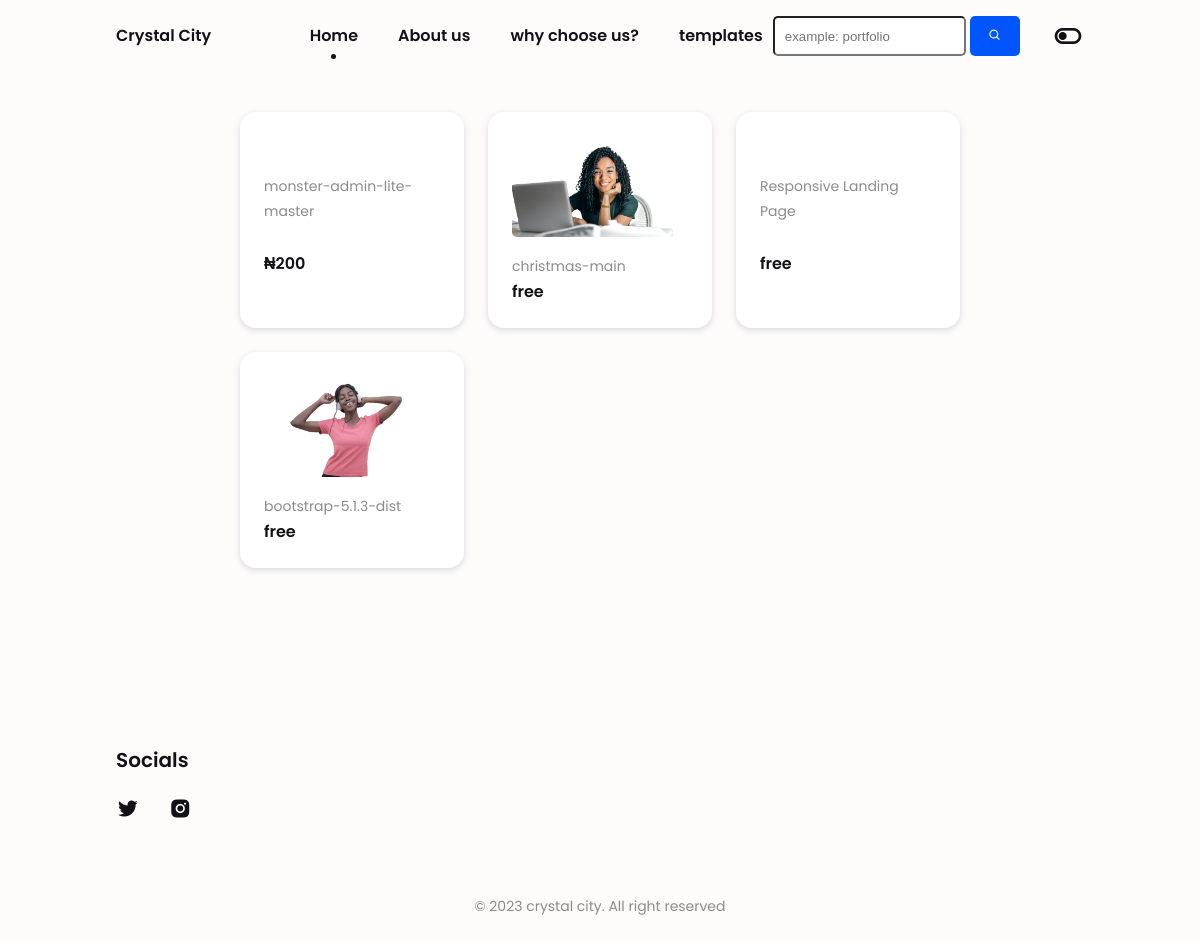
Before: /templates/ with the older database file.
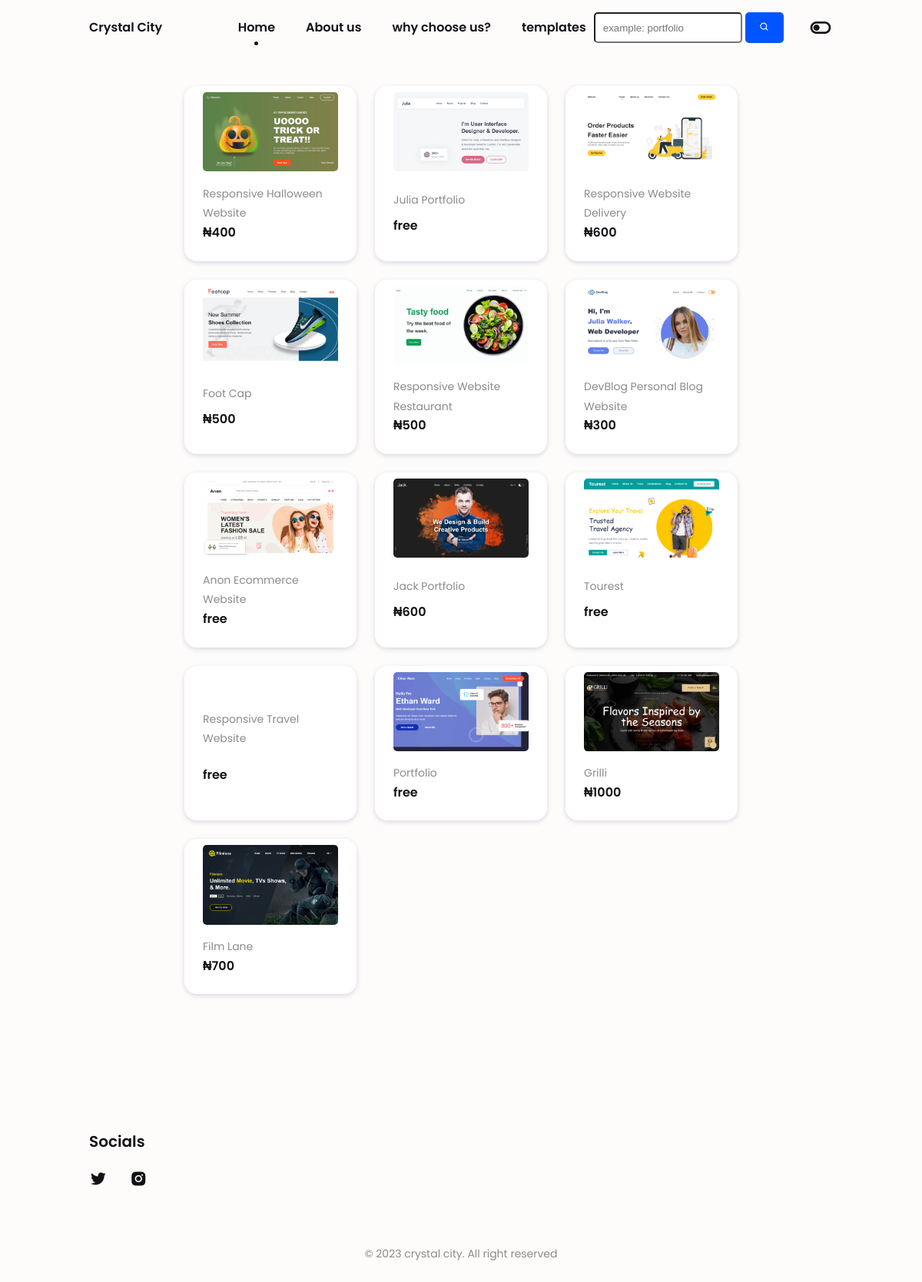
After: the same page with the newer database file.
### app/models.py (models this page shows, shortened)
class Post(models.Model):
    free = 'free'
    a200 = '200'
    a300 = '300'
    a400 = '400'
    a500 = '500'
    a600 = '600'
    a700 = '700'
    a800 = '800'
    a900 = '900'
    a1000 = '1000'
    amount = [
        (free, 'free'),
        (a200, '200'),
        (a300, '300'),
        (a400, '400'),
        (a500, '500'),
        (a600, '600'),
        (a700, '700'),
        (a800, '800'),
        (a900, '900'),
        (a1000, '1000'),
    ]
    title = models.CharField(max_length = 100, default='', blank=True)
    Image = models.ImageField(upload_to='image', default='', blank=True)
    folder = models.FileField(upload_to='folder', default='', blank=True)
    file = models.FileField(upload_to='file', default='', blank=True)
    amount = models.CharField(max_length = 20,choices = amount, default = 'none')
    author = models.ForeignKey(User, on_delete=models.CASCADE, default="")
    date_posted = models.DateTimeField(default=timezone.now)

### app/views.py (the view)
# urls.py: path('templates/', views.PostListView.as_view(), name='home'),
class PostListView(ListView):
    model = Post
    template_name = 'home.html'
    context_object_name = 'posts'
    ordering = ['?']

### templates/home.html (shortened to what this page needs)
{% extends "base.html" %}
{% load static %}
{% block content %}
<section class="accessory section bd-container" id="accessory">
    <div class="accessory__container bd-grid">
        {% for post in posts %}
        <div class="accessory__content">
            <a href="{% url 'post-detail' post.id %}">
                <img src="{{ post.Image.url }}" alt="" class="accessory__img">
            </a>
            <a href="{% url 'post-detail' post.id %}"><span class="accessory__category">{{post.title}}</span></a>
            {% if post.amount == 'free' %}
            <span class="accessory__preci">{{post.amount}}</span>
            {% else %}
            <span class="accessory__preci">₦{{post.amount}}</span>
            {% endif %}
        </div>
        {% endfor %}
    </div>
</section>
{% endblock content %}

Changed rows visible on the page:
added Post: Image (picture), title "Responsive Halloween Website", amount "400"
added Post: Image (picture), title "Julia Portfolio", amount "free"
added Post: Image (picture), title "Responsive Website Delivery", amount "600"
changed Post: Image: picture added; title "monster-admin-lite-master" → "Foot Cap"; amount "200" → "500"
added Post: Image (picture), title "Responsive Website Restaurant", amount "500"
changed Post: Image: a different picture; title "christmas-main" → "DevBlog Personal Blog Website"; amount "free" → "300"
changed Post: Image: picture added; title "Responsive Landing Page" → "Anon Ecommerce Website"
added Post: Image (picture), title "Jack Portfolio", amount "600"
added Post: Image (picture), title "Tourest", amount "free"
added Post: title "Responsive Travel Website", amount "free"
added Post: Image (picture), title "Portfolio", amount "free"
added Post: Image (picture), title "Grilli", amount "1000"
changed Post: Image: a different picture; title "bootstrap-5.1.3-dist" → "Film Lane"; amount "free" → "700"
